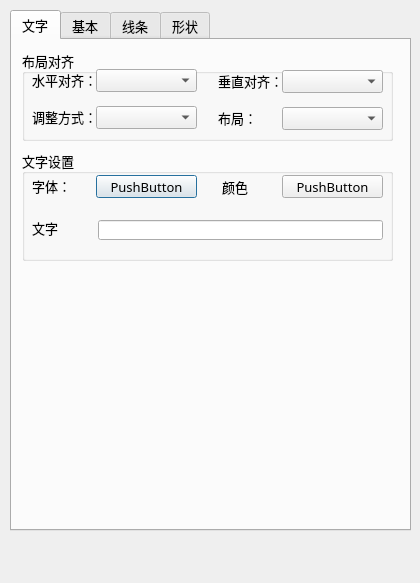
<?xml version="1.0" encoding="UTF-8"?>
<ui version="4.0">
 <class>HIconProperty</class>
 <widget class="QDialog" name="HIconProperty">
  <property name="geometry">
   <rect>
    <x>0</x>
    <y>0</y>
    <width>420</width>
    <height>583</height>
   </rect>
  </property>
  <property name="font">
   <font>
    <family>宋体</family>
    <pointsize>10</pointsize>
   </font>
  </property>
  <property name="windowTitle">
   <string>Dialog</string>
  </property>
  <widget class="QTabWidget" name="tabWidget">
   <property name="geometry">
    <rect>
     <x>10</x>
     <y>10</y>
     <width>401</width>
     <height>521</height>
    </rect>
   </property>
   <property name="currentIndex">
    <number>0</number>
   </property>
   <widget class="QWidget" name="tab_2">
    <attribute name="title">
     <string>文字</string>
    </attribute>
    <widget class="QGroupBox" name="groupBox_3">
     <property name="geometry">
      <rect>
       <x>10</x>
       <y>10</y>
       <width>371</width>
       <height>91</height>
      </rect>
     </property>
     <property name="title">
      <string>布局对齐</string>
     </property>
     <widget class="QLabel" name="label_9">
      <property name="geometry">
       <rect>
        <x>10</x>
        <y>22</y>
        <width>61</width>
        <height>16</height>
       </rect>
      </property>
      <property name="text">
       <string>水平对齐：</string>
      </property>
     </widget>
     <widget class="QComboBox" name="comboBox">
      <property name="geometry">
       <rect>
        <x>74</x>
        <y>19</y>
        <width>101</width>
        <height>23</height>
       </rect>
      </property>
     </widget>
     <widget class="QComboBox" name="comboBox_2">
      <property name="geometry">
       <rect>
        <x>260</x>
        <y>20</y>
        <width>101</width>
        <height>23</height>
       </rect>
      </property>
     </widget>
     <widget class="QLabel" name="label_10">
      <property name="geometry">
       <rect>
        <x>196</x>
        <y>23</y>
        <width>61</width>
        <height>16</height>
       </rect>
      </property>
      <property name="text">
       <string>垂直对齐：</string>
      </property>
     </widget>
     <widget class="QComboBox" name="comboBox_3">
      <property name="geometry">
       <rect>
        <x>74</x>
        <y>56</y>
        <width>101</width>
        <height>23</height>
       </rect>
      </property>
     </widget>
     <widget class="QLabel" name="label_11">
      <property name="geometry">
       <rect>
        <x>10</x>
        <y>59</y>
        <width>61</width>
        <height>16</height>
       </rect>
      </property>
      <property name="text">
       <string>调整方式：</string>
      </property>
     </widget>
     <widget class="QComboBox" name="comboBox_4">
      <property name="geometry">
       <rect>
        <x>260</x>
        <y>57</y>
        <width>101</width>
        <height>23</height>
       </rect>
      </property>
     </widget>
     <widget class="QLabel" name="label_12">
      <property name="geometry">
       <rect>
        <x>196</x>
        <y>60</y>
        <width>61</width>
        <height>16</height>
       </rect>
      </property>
      <property name="text">
       <string>布局：</string>
      </property>
     </widget>
    </widget>
    <widget class="QGroupBox" name="groupBox_4">
     <property name="geometry">
      <rect>
       <x>10</x>
       <y>110</y>
       <width>371</width>
       <height>111</height>
      </rect>
     </property>
     <property name="title">
      <string>文字设置</string>
     </property>
     <widget class="QLabel" name="label_13">
      <property name="geometry">
       <rect>
        <x>10</x>
        <y>28</y>
        <width>41</width>
        <height>16</height>
       </rect>
      </property>
      <property name="text">
       <string>字体：</string>
      </property>
     </widget>
     <widget class="QPushButton" name="pushButton">
      <property name="geometry">
       <rect>
        <x>74</x>
        <y>25</y>
        <width>101</width>
        <height>23</height>
       </rect>
      </property>
      <property name="text">
       <string>PushButton</string>
      </property>
     </widget>
     <widget class="QLabel" name="label_14">
      <property name="geometry">
       <rect>
        <x>200</x>
        <y>29</y>
        <width>31</width>
        <height>16</height>
       </rect>
      </property>
      <property name="text">
       <string>颜色：</string>
      </property>
     </widget>
     <widget class="QPushButton" name="pushButton_2">
      <property name="geometry">
       <rect>
        <x>260</x>
        <y>25</y>
        <width>101</width>
        <height>23</height>
       </rect>
      </property>
      <property name="text">
       <string>PushButton</string>
      </property>
     </widget>
     <widget class="QLabel" name="label_15">
      <property name="geometry">
       <rect>
        <x>10</x>
        <y>70</y>
        <width>31</width>
        <height>16</height>
       </rect>
      </property>
      <property name="text">
       <string>文字：</string>
      </property>
     </widget>
     <widget class="QLineEdit" name="lineEdit_2">
      <property name="geometry">
       <rect>
        <x>76</x>
        <y>70</y>
        <width>285</width>
        <height>20</height>
       </rect>
      </property>
     </widget>
    </widget>
   </widget>
   <widget class="QWidget" name="tab">
    <attribute name="title">
     <string>基本</string>
    </attribute>
    <widget class="QGroupBox" name="groupBox">
     <property name="geometry">
      <rect>
       <x>10</x>
       <y>11</y>
       <width>371</width>
       <height>91</height>
      </rect>
     </property>
     <property name="title">
      <string>基本信息</string>
     </property>
     <widget class="QLabel" name="label">
      <property name="geometry">
       <rect>
        <x>14</x>
        <y>24</y>
        <width>41</width>
        <height>16</height>
       </rect>
      </property>
      <property name="text">
       <string>名称：</string>
      </property>
     </widget>
     <widget class="QLabel" name="label_2">
      <property name="geometry">
       <rect>
        <x>14</x>
        <y>60</y>
        <width>31</width>
        <height>16</height>
       </rect>
      </property>
      <property name="text">
       <string>类型：</string>
      </property>
     </widget>
     <widget class="QLineEdit" name="lineEdit">
      <property name="geometry">
       <rect>
        <x>55</x>
        <y>24</y>
        <width>241</width>
        <height>20</height>
       </rect>
      </property>
     </widget>
     <widget class="QLabel" name="label_3">
      <property name="geometry">
       <rect>
        <x>54</x>
        <y>60</y>
        <width>241</width>
        <height>16</height>
       </rect>
      </property>
      <property name="text">
       <string>无</string>
      </property>
     </widget>
    </widget>
    <widget class="QGroupBox" name="groupBox_2">
     <property name="geometry">
      <rect>
       <x>10</x>
       <y>115</y>
       <width>371</width>
       <height>121</height>
      </rect>
     </property>
     <property name="title">
      <string>布局信息</string>
     </property>
     <widget class="QLabel" name="label_4">
      <property name="geometry">
       <rect>
        <x>14</x>
        <y>25</y>
        <width>21</width>
        <height>16</height>
       </rect>
      </property>
      <property name="text">
       <string>X：</string>
      </property>
     </widget>
     <widget class="QDoubleSpinBox" name="doubleSpinBox">
      <property name="geometry">
       <rect>
        <x>70</x>
        <y>22</y>
        <width>91</width>
        <height>22</height>
       </rect>
      </property>
     </widget>
     <widget class="QLabel" name="label_5">
      <property name="geometry">
       <rect>
        <x>192</x>
        <y>25</y>
        <width>21</width>
        <height>16</height>
       </rect>
      </property>
      <property name="text">
       <string>Y：</string>
      </property>
     </widget>
     <widget class="QDoubleSpinBox" name="doubleSpinBox_2">
      <property name="geometry">
       <rect>
        <x>214</x>
        <y>22</y>
        <width>91</width>
        <height>22</height>
       </rect>
      </property>
     </widget>
     <widget class="QLabel" name="label_6">
      <property name="geometry">
       <rect>
        <x>174</x>
        <y>55</y>
        <width>31</width>
        <height>20</height>
       </rect>
      </property>
      <property name="text">
       <string>高度：</string>
      </property>
     </widget>
     <widget class="QLabel" name="label_7">
      <property name="geometry">
       <rect>
        <x>10</x>
        <y>55</y>
        <width>31</width>
        <height>16</height>
       </rect>
      </property>
      <property name="text">
       <string>宽度：</string>
      </property>
     </widget>
     <widget class="QDoubleSpinBox" name="doubleSpinBox_3">
      <property name="geometry">
       <rect>
        <x>70</x>
        <y>52</y>
        <width>91</width>
        <height>22</height>
       </rect>
      </property>
     </widget>
     <widget class="QDoubleSpinBox" name="doubleSpinBox_4">
      <property name="geometry">
       <rect>
        <x>214</x>
        <y>52</y>
        <width>91</width>
        <height>22</height>
       </rect>
      </property>
     </widget>
     <widget class="QLabel" name="label_8">
      <property name="geometry">
       <rect>
        <x>10</x>
        <y>86</y>
        <width>61</width>
        <height>16</height>
       </rect>
      </property>
      <property name="text">
       <string>旋转角度：</string>
      </property>
     </widget>
     <widget class="QDoubleSpinBox" name="doubleSpinBox_5">
      <property name="geometry">
       <rect>
        <x>70</x>
        <y>83</y>
        <width>91</width>
        <height>22</height>
       </rect>
      </property>
     </widget>
    </widget>
   </widget>
   <widget class="QWidget" name="tab_3">
    <attribute name="title">
     <string>线条</string>
    </attribute>
    <widget class="QGroupBox" name="groupBox_5">
     <property name="geometry">
      <rect>
       <x>10</x>
       <y>10</y>
       <width>371</width>
       <height>91</height>
      </rect>
     </property>
     <property name="title">
      <string>类型信息</string>
     </property>
     <widget class="QLabel" name="label_16">
      <property name="geometry">
       <rect>
        <x>12</x>
        <y>22</y>
        <width>31</width>
        <height>16</height>
       </rect>
      </property>
      <property name="text">
       <string>颜色：</string>
      </property>
     </widget>
     <widget class="QPushButton" name="pushButton_3">
      <property name="geometry">
       <rect>
        <x>52</x>
        <y>19</y>
        <width>101</width>
        <height>23</height>
       </rect>
      </property>
      <property name="text">
       <string>PushButton</string>
      </property>
     </widget>
     <widget class="QLabel" name="label_17">
      <property name="geometry">
       <rect>
        <x>209</x>
        <y>23</y>
        <width>31</width>
        <height>16</height>
       </rect>
      </property>
      <property name="text">
       <string>线宽：</string>
      </property>
     </widget>
     <widget class="QComboBox" name="comboBox_5">
      <property name="geometry">
       <rect>
        <x>250</x>
        <y>20</y>
        <width>101</width>
        <height>23</height>
       </rect>
      </property>
     </widget>
     <widget class="QLabel" name="label_18">
      <property name="geometry">
       <rect>
        <x>11</x>
        <y>55</y>
        <width>31</width>
        <height>16</height>
       </rect>
      </property>
      <property name="text">
       <string>线型：</string>
      </property>
     </widget>
     <widget class="QComboBox" name="comboBox_6">
      <property name="geometry">
       <rect>
        <x>52</x>
        <y>52</y>
        <width>101</width>
        <height>23</height>
       </rect>
      </property>
     </widget>
     <widget class="QComboBox" name="comboBox_7">
      <property name="geometry">
       <rect>
        <x>250</x>
        <y>52</y>
        <width>101</width>
        <height>23</height>
       </rect>
      </property>
     </widget>
     <widget class="QLabel" name="label_19">
      <property name="geometry">
       <rect>
        <x>209</x>
        <y>55</y>
        <width>31</width>
        <height>16</height>
       </rect>
      </property>
      <property name="text">
       <string>端点：</string>
      </property>
     </widget>
    </widget>
    <widget class="QGroupBox" name="groupBox_6">
     <property name="geometry">
      <rect>
       <x>10</x>
       <y>110</y>
       <width>371</width>
       <height>91</height>
      </rect>
     </property>
     <property name="title">
      <string>箭头类型</string>
     </property>
     <widget class="QLabel" name="label_20">
      <property name="geometry">
       <rect>
        <x>10</x>
        <y>22</y>
        <width>61</width>
        <height>16</height>
       </rect>
      </property>
      <property name="text">
       <string>头端样式：</string>
      </property>
     </widget>
     <widget class="QComboBox" name="comboBox_8">
      <property name="geometry">
       <rect>
        <x>72</x>
        <y>20</y>
        <width>101</width>
        <height>23</height>
       </rect>
      </property>
     </widget>
     <widget class="QLabel" name="label_21">
      <property name="geometry">
       <rect>
        <x>190</x>
        <y>22</y>
        <width>61</width>
        <height>16</height>
       </rect>
      </property>
      <property name="text">
       <string>头端样式：</string>
      </property>
     </widget>
     <widget class="QComboBox" name="comboBox_9">
      <property name="geometry">
       <rect>
        <x>252</x>
        <y>19</y>
        <width>101</width>
        <height>23</height>
       </rect>
      </property>
     </widget>
     <widget class="QLabel" name="label_22">
      <property name="geometry">
       <rect>
        <x>10</x>
        <y>54</y>
        <width>41</width>
        <height>16</height>
       </rect>
      </property>
      <property name="text">
       <string>宽度：</string>
      </property>
     </widget>
     <widget class="QDoubleSpinBox" name="doubleSpinBox_6">
      <property name="geometry">
       <rect>
        <x>72</x>
        <y>52</y>
        <width>101</width>
        <height>22</height>
       </rect>
      </property>
     </widget>
     <widget class="QDoubleSpinBox" name="doubleSpinBox_7">
      <property name="geometry">
       <rect>
        <x>252</x>
        <y>52</y>
        <width>101</width>
        <height>22</height>
       </rect>
      </property>
     </widget>
     <widget class="QLabel" name="label_23">
      <property name="geometry">
       <rect>
        <x>190</x>
        <y>54</y>
        <width>41</width>
        <height>16</height>
       </rect>
      </property>
      <property name="text">
       <string>高度：</string>
      </property>
     </widget>
    </widget>
    <widget class="QGroupBox" name="groupBox_7">
     <property name="geometry">
      <rect>
       <x>10</x>
       <y>210</y>
       <width>371</width>
       <height>80</height>
      </rect>
     </property>
     <property name="title">
      <string>曲线设置</string>
     </property>
     <widget class="QLabel" name="label_24">
      <property name="geometry">
       <rect>
        <x>10</x>
        <y>22</y>
        <width>61</width>
        <height>16</height>
       </rect>
      </property>
      <property name="text">
       <string>起始角度：</string>
      </property>
     </widget>
     <widget class="QDoubleSpinBox" name="doubleSpinBox_8">
      <property name="geometry">
       <rect>
        <x>71</x>
        <y>19</y>
        <width>101</width>
        <height>22</height>
       </rect>
      </property>
     </widget>
     <widget class="QLabel" name="label_25">
      <property name="geometry">
       <rect>
        <x>199</x>
        <y>22</y>
        <width>61</width>
        <height>16</height>
       </rect>
      </property>
      <property name="text">
       <string>起始角度：</string>
      </property>
     </widget>
     <widget class="QDoubleSpinBox" name="doubleSpinBox_9">
      <property name="geometry">
       <rect>
        <x>260</x>
        <y>19</y>
        <width>101</width>
        <height>22</height>
       </rect>
      </property>
     </widget>
     <widget class="QCheckBox" name="checkBox">
      <property name="geometry">
       <rect>
        <x>12</x>
        <y>52</y>
        <width>71</width>
        <height>16</height>
       </rect>
      </property>
      <property name="text">
       <string>曲线闭合</string>
      </property>
     </widget>
    </widget>
    <widget class="QGroupBox" name="groupBox_8">
     <property name="geometry">
      <rect>
       <x>10</x>
       <y>300</y>
       <width>371</width>
       <height>81</height>
      </rect>
     </property>
     <property name="title">
      <string>角样式</string>
     </property>
     <widget class="QDoubleSpinBox" name="doubleSpinBox_11">
      <property name="geometry">
       <rect>
        <x>70</x>
        <y>48</y>
        <width>91</width>
        <height>22</height>
       </rect>
      </property>
     </widget>
     <widget class="QLabel" name="label_26">
      <property name="geometry">
       <rect>
        <x>198</x>
        <y>51</y>
        <width>61</width>
        <height>16</height>
       </rect>
      </property>
      <property name="text">
       <string>起始角度：</string>
      </property>
     </widget>
     <widget class="QDoubleSpinBox" name="doubleSpinBox_10">
      <property name="geometry">
       <rect>
        <x>259</x>
        <y>48</y>
        <width>101</width>
        <height>22</height>
       </rect>
      </property>
     </widget>
     <widget class="QLabel" name="label_27">
      <property name="geometry">
       <rect>
        <x>9</x>
        <y>51</y>
        <width>61</width>
        <height>16</height>
       </rect>
      </property>
      <property name="text">
       <string>起始角度：</string>
      </property>
     </widget>
     <widget class="QCheckBox" name="checkBox_2">
      <property name="geometry">
       <rect>
        <x>10</x>
        <y>22</y>
        <width>71</width>
        <height>16</height>
       </rect>
      </property>
      <property name="text">
       <string>矩形圆角</string>
      </property>
     </widget>
    </widget>
   </widget>
   <widget class="QWidget" name="tab_4">
    <attribute name="title">
     <string>形状</string>
    </attribute>
    <widget class="QGroupBox" name="groupBox_9">
     <property name="geometry">
      <rect>
       <x>10</x>
       <y>10</y>
       <width>371</width>
       <height>81</height>
      </rect>
     </property>
     <property name="title">
      <string>基本信息</string>
     </property>
     <widget class="QCheckBox" name="checkBox_3">
      <property name="geometry">
       <rect>
        <x>10</x>
        <y>20</y>
        <width>91</width>
        <height>16</height>
       </rect>
      </property>
      <property name="text">
       <string>边框可见</string>
      </property>
     </widget>
     <widget class="QRadioButton" name="radioButton">
      <property name="geometry">
       <rect>
        <x>10</x>
        <y>48</y>
        <width>89</width>
        <height>20</height>
       </rect>
      </property>
      <property name="text">
       <string>无填充</string>
      </property>
     </widget>
     <widget class="QRadioButton" name="radioButton_2">
      <property name="geometry">
       <rect>
        <x>130</x>
        <y>48</y>
        <width>89</width>
        <height>20</height>
       </rect>
      </property>
      <property name="text">
       <string>颜色填充</string>
      </property>
     </widget>
     <widget class="QRadioButton" name="radioButton_3">
      <property name="geometry">
       <rect>
        <x>260</x>
        <y>48</y>
        <width>89</width>
        <height>20</height>
       </rect>
      </property>
      <property name="text">
       <string>图片填充</string>
      </property>
     </widget>
    </widget>
    <widget class="QGroupBox" name="groupBox_10">
     <property name="geometry">
      <rect>
       <x>10</x>
       <y>100</y>
       <width>371</width>
       <height>71</height>
      </rect>
     </property>
     <property name="title">
      <string>透明度</string>
     </property>
     <widget class="QSpinBox" name="spinBox">
      <property name="geometry">
       <rect>
        <x>310</x>
        <y>28</y>
        <width>42</width>
        <height>22</height>
       </rect>
      </property>
     </widget>
     <widget class="QSlider" name="horizontalSlider">
      <property name="geometry">
       <rect>
        <x>16</x>
        <y>30</y>
        <width>281</width>
        <height>19</height>
       </rect>
      </property>
      <property name="orientation">
       <enum>Qt::Horizontal</enum>
      </property>
     </widget>
    </widget>
    <widget class="QGroupBox" name="groupBox_11">
     <property name="geometry">
      <rect>
       <x>10</x>
       <y>180</y>
       <width>371</width>
       <height>91</height>
      </rect>
     </property>
     <property name="title">
      <string>填充设置</string>
     </property>
     <widget class="QLabel" name="label_28">
      <property name="geometry">
       <rect>
        <x>11</x>
        <y>23</y>
        <width>31</width>
        <height>16</height>
       </rect>
      </property>
      <property name="text">
       <string>方向：</string>
      </property>
     </widget>
     <widget class="QComboBox" name="comboBox_10">
      <property name="geometry">
       <rect>
        <x>50</x>
        <y>21</y>
        <width>101</width>
        <height>23</height>
       </rect>
      </property>
     </widget>
     <widget class="QLabel" name="label_29">
      <property name="geometry">
       <rect>
        <x>11</x>
        <y>56</y>
        <width>31</width>
        <height>16</height>
       </rect>
      </property>
      <property name="text">
       <string>方式：</string>
      </property>
     </widget>
     <widget class="QComboBox" name="comboBox_11">
      <property name="geometry">
       <rect>
        <x>50</x>
        <y>54</y>
        <width>101</width>
        <height>23</height>
       </rect>
      </property>
     </widget>
     <widget class="QLabel" name="label_30">
      <property name="geometry">
       <rect>
        <x>192</x>
        <y>23</y>
        <width>31</width>
        <height>16</height>
       </rect>
      </property>
      <property name="text">
       <string>颜色：</string>
      </property>
     </widget>
     <widget class="QLabel" name="label_31">
      <property name="geometry">
       <rect>
        <x>180</x>
        <y>56</y>
        <width>51</width>
        <height>16</height>
       </rect>
      </property>
      <property name="text">
       <string>百分比：</string>
      </property>
     </widget>
     <widget class="QPushButton" name="pushButton_4">
      <property name="geometry">
       <rect>
        <x>231</x>
        <y>21</y>
        <width>101</width>
        <height>23</height>
       </rect>
      </property>
      <property name="text">
       <string>PushButton</string>
      </property>
     </widget>
     <widget class="QSpinBox" name="spinBox_2">
      <property name="geometry">
       <rect>
        <x>233</x>
        <y>53</y>
        <width>101</width>
        <height>23</height>
       </rect>
      </property>
     </widget>
    </widget>
   </widget>
  </widget>
 </widget>
 <resources/>
 <connections/>
</ui>
